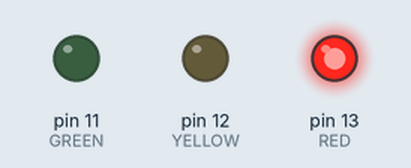
This sketch was run on a simulated Arduino Uno, built with avr-gcc and run on an emulated ATmega328P. On the bench: output pins drawn as LEDs (lit = HIGH).

Above: at 1.0 s.
At 2.5 s:
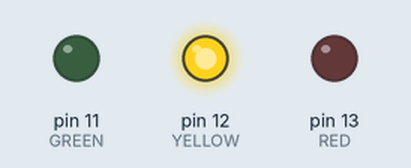
At 4.0 s:
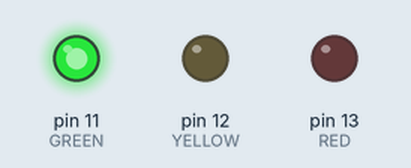
Timing chart, 0 to 6.5 s (numbered marks = the images above):
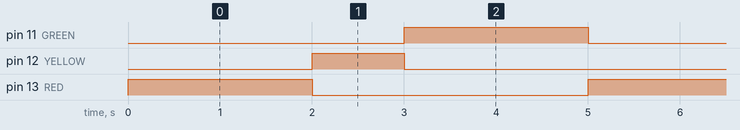

The sketch:

sketch_semaforo_leds.ino.ino
```cpp
int RED = 13;
int YELLOW = 12;
int GREEN = 11;

void setup() {
  pinMode(RED,OUTPUT);
  pinMode(YELLOW,OUTPUT);
  pinMode(GREEN,OUTPUT);
}

void loop() {
 showRed();
 showYellow();
 showGreen();
}

void showRed(){
  digitalWrite(RED,HIGH);
  digitalWrite(YELLOW, LOW);
  digitalWrite(GREEN, LOW);
  delay(2000);
}

void showYellow(){
  digitalWrite(RED,LOW);
  digitalWrite(YELLOW, HIGH);
  digitalWrite(GREEN, LOW);
  delay(1000);
}


void showGreen(){
  digitalWrite(RED,LOW);
  digitalWrite(YELLOW, LOW);
  digitalWrite(GREEN, HIGH);
  delay(2000);
}
```

Measured:
- by itself, pin 11 (GREEN), pin 13 (RED): alternates HIGH for 2.0 s and LOW for 3.0 s
- by itself, pin 12 (YELLOW): alternates HIGH for 1.0 s and LOW for 4.0 s
- by itself, everything shown: repeats every 5.0 s, in 3 steps
